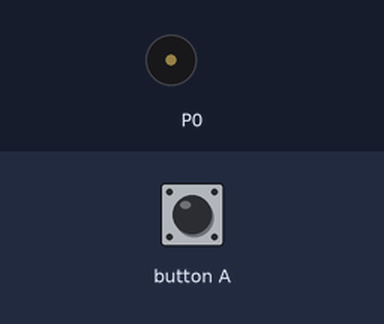
This program was run on a simulated BBC micro:bit (MakeCode). On the bench: buzzer (waves = sounding). The test bench sets the inputs (shaded band).

Above: at 1.2 s.
1.3 s: button A pressed for 0.15 s
At 1.7 s:
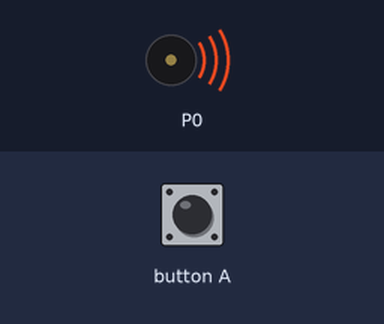
Timing chart, 0 to 10.4 s (numbered marks = the images above; inputs shaded):
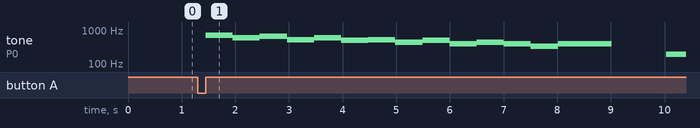

The program:

main.ts
```typescript
input.onButtonPressed(Button.A, function () {
    music.play(music.tonePlayable(698, music.beat(BeatFraction.Whole)), music.PlaybackMode.UntilDone)
    music.play(music.tonePlayable(587, music.beat(BeatFraction.Whole)), music.PlaybackMode.UntilDone)
    music.play(music.tonePlayable(659, music.beat(BeatFraction.Whole)), music.PlaybackMode.UntilDone)
    music.play(music.tonePlayable(523, music.beat(BeatFraction.Whole)), music.PlaybackMode.UntilDone)
    music.play(music.tonePlayable(587, music.beat(BeatFraction.Whole)), music.PlaybackMode.UntilDone)
    music.play(music.tonePlayable(494, music.beat(BeatFraction.Whole)), music.PlaybackMode.UntilDone)
    music.play(music.tonePlayable(523, music.beat(BeatFraction.Whole)), music.PlaybackMode.UntilDone)
    music.play(music.tonePlayable(440, music.beat(BeatFraction.Whole)), music.PlaybackMode.UntilDone)
    music.play(music.tonePlayable(494, music.beat(BeatFraction.Whole)), music.PlaybackMode.UntilDone)
    music.play(music.tonePlayable(392, music.beat(BeatFraction.Whole)), music.PlaybackMode.UntilDone)
    music.play(music.tonePlayable(440, music.beat(BeatFraction.Whole)), music.PlaybackMode.UntilDone)
    music.play(music.tonePlayable(392, music.beat(BeatFraction.Whole)), music.PlaybackMode.UntilDone)
    music.play(music.tonePlayable(330, music.beat(BeatFraction.Whole)), music.PlaybackMode.UntilDone)
    music.play(music.tonePlayable(392, music.beat(BeatFraction.Whole)), music.PlaybackMode.UntilDone)
    music.play(music.tonePlayable(392, music.beat(BeatFraction.Whole)), music.PlaybackMode.UntilDone)
    music.rest(music.beat(BeatFraction.Double))
    music.play(music.tonePlayable(196, music.beat(BeatFraction.Whole)), music.PlaybackMode.UntilDone)
    music.play(music.tonePlayable(220, music.beat(BeatFraction.Whole)), music.PlaybackMode.UntilDone)
    music.play(music.tonePlayable(247, music.beat(BeatFraction.Whole)), music.PlaybackMode.UntilDone)
    music.play(music.tonePlayable(294, music.beat(BeatFraction.Whole)), music.PlaybackMode.UntilDone)
    music.play(music.tonePlayable(294, music.beat(BeatFraction.Whole)), music.PlaybackMode.UntilDone)
    music.play(music.tonePlayable(247, music.beat(BeatFraction.Whole)), music.PlaybackMode.UntilDone)
    music.play(music.tonePlayable(262, music.beat(BeatFraction.Whole)), music.PlaybackMode.UntilDone)
    music.rest(music.beat(BeatFraction.Whole))
    music.play(music.tonePlayable(196, music.beat(BeatFraction.Whole)), music.PlaybackMode.UntilDone)
    music.play(music.tonePlayable(220, music.beat(BeatFraction.Whole)), music.PlaybackMode.UntilDone)
    music.play(music.tonePlayable(247, music.beat(BeatFraction.Whole)), music.PlaybackMode.UntilDone)
    music.play(music.tonePlayable(294, music.beat(BeatFraction.Whole)), music.PlaybackMode.UntilDone)
    music.play(music.tonePlayable(294, music.beat(BeatFraction.Whole)), music.PlaybackMode.UntilDone)
    music.play(music.tonePlayable(262, music.beat(BeatFraction.Whole)), music.PlaybackMode.UntilDone)
    music.play(music.tonePlayable(247, music.beat(BeatFraction.Whole)), music.PlaybackMode.UntilDone)
    music.rest(music.beat(BeatFraction.Whole))
    music.play(music.tonePlayable(196, music.beat(BeatFraction.Whole)), music.PlaybackMode.UntilDone)
    music.play(music.tonePlayable(196, music.beat(BeatFraction.Whole)), music.PlaybackMode.UntilDone)
    music.play(music.tonePlayable(220, music.beat(BeatFraction.Whole)), music.PlaybackMode.UntilDone)
    music.play(music.tonePlayable(247, music.beat(BeatFraction.Whole)), music.PlaybackMode.UntilDone)
    music.play(music.tonePlayable(294, music.beat(BeatFraction.Whole)), music.PlaybackMode.UntilDone)
    music.rest(music.beat(BeatFraction.Whole))
    music.play(music.tonePlayable(294, music.beat(BeatFraction.Whole)), music.PlaybackMode.UntilDone)
    music.play(music.tonePlayable(262, music.beat(BeatFraction.Whole)), music.PlaybackMode.UntilDone)
    music.play(music.tonePlayable(247, music.beat(BeatFraction.Whole)), music.PlaybackMode.UntilDone)
    music.play(music.tonePlayable(196, music.beat(BeatFraction.Whole)), music.PlaybackMode.UntilDone)
    music.play(music.tonePlayable(262, music.beat(BeatFraction.Whole)), music.PlaybackMode.UntilDone)
    music.rest(music.beat(BeatFraction.Whole))
    music.play(music.tonePlayable(262, music.beat(BeatFraction.Whole)), music.PlaybackMode.UntilDone)
    music.play(music.tonePlayable(262, music.beat(BeatFraction.Whole)), music.PlaybackMode.UntilDone)
    music.play(music.tonePlayable(247, music.beat(BeatFraction.Whole)), music.PlaybackMode.UntilDone)
    music.play(music.tonePlayable(220, music.beat(BeatFraction.Whole)), music.PlaybackMode.UntilDone)
    music.play(music.tonePlayable(247, music.beat(BeatFraction.Whole)), music.PlaybackMode.UntilDone)
    music.play(music.tonePlayable(220, music.beat(BeatFraction.Whole)), music.PlaybackMode.UntilDone)
    music.play(music.tonePlayable(220, music.beat(BeatFraction.Whole)), music.PlaybackMode.UntilDone)
    music.play(music.tonePlayable(196, music.beat(BeatFraction.Whole)), music.PlaybackMode.UntilDone)
    music.play(music.tonePlayable(196, music.beat(BeatFraction.Whole)), music.PlaybackMode.UntilDone)
})
```

test.ts
```typescript
// testes vão aqui; isto não será compilado quando este pacote for usado como uma extensão.
```

Measured:
- after the input at 1.3 s, tone on P0: plays 698 Hz for 0.51 s, 587 Hz for 0.51 s, 659 Hz for 0.51 s, 523 Hz for 0.51 s, 587 Hz for 0.51 s, 494 Hz for 0.51 s … (15 notes in this stretch), starting after 0.15 s
